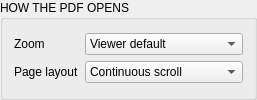
            <widget class="QGroupBox" name="groupBox_12">
             <property name="sizePolicy">
              <sizepolicy hsizetype="Preferred" vsizetype="Fixed">
               <horstretch>0</horstretch>
               <verstretch>0</verstretch>
              </sizepolicy>
             </property>
             <property name="title">
              <string>HOW THE PDF OPENS</string>
             </property>
             <layout class="QVBoxLayout" name="verticalLayout_19">
              <item>
               <layout class="QGridLayout" name="gridLayout_31">
                <item row="0" column="0">
                 <widget class="QLabel" name="label_39">
                  <property name="sizePolicy">
                   <sizepolicy hsizetype="Preferred" vsizetype="Fixed">
                    <horstretch>0</horstretch>
                    <verstretch>0</verstretch>
                   </sizepolicy>
                  </property>
                  <property name="text">
                   <string>Zoom</string>
                  </property>
                 </widget>
                </item>
                <item row="0" column="1">
                 <widget class="QComboBox" name="zoom">
                  <property name="focusPolicy">
                   <enum>Qt::ClickFocus</enum>
                  </property>
                  <property name="toolTip">
                   <string>How big the pages look when the PDF is opened</string>
                  </property>
                  <item>
                   <property name="text">
                    <string>Viewer default</string>
                   </property>
                  </item>
                  <item>
                   <property name="text">
                    <string>Fit whole page</string>
                   </property>
                  </item>
                  <item>
                   <property name="text">
                    <string>Fit page width</string>
                   </property>
                  </item>
                  <item>
                   <property name="text">
                    <string>Actual size</string>
                   </property>
                  </item>
                 </widget>
                </item>
                <item row="1" column="1">
                 <widget class="QComboBox" name="layout">
                  <property name="focusPolicy">
                   <enum>Qt::ClickFocus</enum>
                  </property>
                  <property name="toolTip">
                   <string>How pages are shown when the PDF is opened</string>
                  </property>
                  <item>
                   <property name="text">
                    <string>Continuous scroll</string>
                   </property>
                  </item>
                  <item>
                   <property name="text">
                    <string>One page at a time</string>
                   </property>
                  </item>
                  <item>
                   <property name="text">
                    <string>Two pages side by side</string>
                   </property>
                  </item>
                  <item>
                   <property name="text">
                    <string>Viewer default</string>
                   </property>
                  </item>
                 </widget>
                </item>
                <item row="1" column="0">
                 <widget class="QLabel" name="label_29">
                  <property name="sizePolicy">
                   <sizepolicy hsizetype="Preferred" vsizetype="Fixed">
                    <horstretch>0</horstretch>
                    <verstretch>0</verstretch>
                   </sizepolicy>
                  </property>
                  <property name="text">
                   <string>Page layout</string>
                  </property>
                 </widget>
                </item>
               </layout>
              </item>
             </layout>
            </widget>
